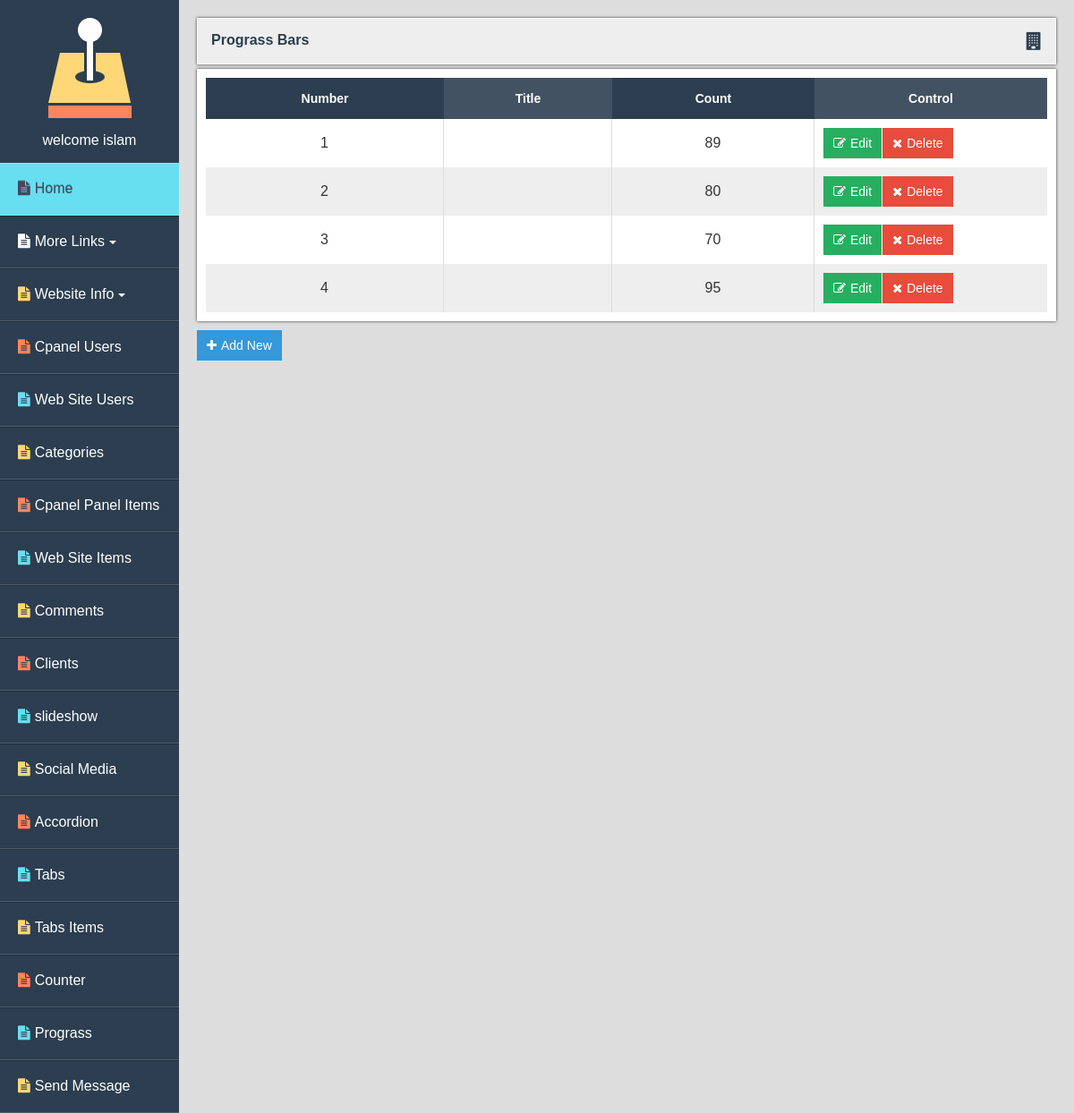
The app's page /admin/prograss.php (signed in) with its own data.
### tables this page shows
CREATE TABLE `prograss` (
  `id` int(11) NOT NULL,
  `name` varchar(50) NOT NULL,
  `count` int(11) NOT NULL,
  `activity` tinyint(4) NOT NULL
);

### langs/english.php (called while the page is built, shortened)
<?php
function lang($phrase){
  return $lang[$phrase];
};
?>

### functions/functions.php (called while the page is built, shortened)
<?php
Function sql($sql,$fetch){
  global $con;
  $stmt = $con->prepare($sql);
  $stmt->execute();
  if ($fetch !== ""){
  $data = $stmt->$fetch();
  return $data;
  }
}
?>

### admin/prograss.php (the view, shortened to what this page needs)
<?php
include "init.php";
if(isset($_SESSION['username'])){
$do = isset($_GET['do'])?$_GET['do'] : 'manage';
?>
<section class="main-section box box-5">
<div class="view-data">
  <div class="page-container">
  <?php
if($do =='manage'){
echo "<h3 class='table-title'><span>Prograss Bars</span><i class='fa fa-building' aria-hidden='true'></i></h3>";
  $select = sql("SELECT * FROM prograss ORDER By id DESC ","fetchAll");
?>
<table class="table">
<thead>
  <tr>
    <th>Number</th>
    <th>Title</th>
    <th>Count</th>
    <th>Control</th>
  </tr>
    </thead>
          <?php
          $num = 1;
          foreach ($select as $selectview) {
            echo "<tr>";
            echo "<td>$num</td>";
            echo "<td>$selectview[title]</td>";
            echo "<td>$selectview[count]</td>";
            echo "<td><a href='?do=edit&id=$selectview[id]' class='start-btn green'><i class='fa fa-edit'></i>";?><?php echo lang('EDIT') ?><?php echo "</a>
            <a href='?do=delete&id=$selectview[id]' class='confirm start-btn orangered confirm'><i class='fa fa-close'></i>";?><?php echo lang('DELETEBTN') ?><?php echo "</a></td>";
            $num++;
           }
            echo"</tr>";
          ?>
        </table>
        <a href="?do=add" class="start-btn blue add"><i class="fa fa-plus"></i><?php echo lang('ADDNEW') ?></a>
<?php
}
else{
$Msg = '<div class="alert alert-danger">Error</div>';
redirect($Msg,'back');
}
}else{
  $Msg ="You Must Login";
  redirect($Msg);
}
echo"</div>";
echo"</div>";
echo"</section>";
include "$str/footer.php";
?>

### admin/includes/structures/header.php (shortened to what this page needs)
<html>
<head>
  <link rel="stylesheet" href="<?php echo"$css" ?>/start.css" />
  <link rel="stylesheet" href="<?php echo"$css" ?>/style.css" />
  <link rel="stylesheet" href="<?php echo"$css" ?>/animate.css" />
  <link rel="stylesheet" href="<?php echo"$css" ?>/font-awesome.min.css" />
</head>
<body>
<main class="start">
<div class="dashboard row row-medium">

### admin/init.php (shortened to what this page needs)
<?php
include "../config.php";
$str="includes/structures";
$css="layout/css";
$img="layout/images";
$fn="../functions";
$lang="../langs";
include "$lang/english.php";
include "$fn/functions.php";
if (!isset($noHeader)){
include "$str/header.php";
}
if (!isset($noNavbar)){
include "$str/nav.php";
}
?>

### admin/includes/structures/nav.php (shortened to what this page needs)
<aside class="box box-1">
<nav>
      <a class="admin-logo" href="dashboard.php"><img src="<?php echo"$img/logo.png" ?>" /></a>
        <?php
        if(isset($_SESSION['username'])){
        echo "<p class='welcome'>welcome $_SESSION[username]<p/>";
        }else{
          header('Location:index.php');
          exit();
        }
        ?>
        <ul class="admin-nav">
        <li class="nav-active"><a href="dashboard.php" class="homepage"><i class="fa fa-file-text" aria-hidden="true"></i><?php echo lang('INDEX') ?></a></li>
        <li>
        <a role="button" aria-haspopup="true" aria-expanded="false"><i class="fa fa-file-text" aria-hidden="true"></i>More Links<span class="caret"></span></a>
        </li>
        <li>
        <a><i class="fa fa-file-text" aria-hidden="true"></i>Website Info<span class="caret"></span></a>
        </li>
        <li><a data-table="users" data-folder="cp-users" class="link"><i class="fa fa-file-text" aria-hidden="true"></i><?php echo lang('CONTROLPANELUSERS') ?></a></li>
        <li><a data-table="users" data-folder="ws-users" class="link"><i class="fa fa-file-text" aria-hidden="true"></i><?php echo lang('WEBSITEUSERS') ?></a></li>
        <li><a data-table="categories" data-folder="categories" class="link"><i class="fa fa-file-text" aria-hidden="true"></i><?php echo lang('CATEGORIES') ?></a></li>
        <li><a data-table="items" data-folder="cp-items" class="link"><i class="fa fa-file-text" aria-hidden="true"></i><?php echo lang('CONTROLPANELITEMS') ?></a></li>
        <li><a data-table="items" data-folder="ws-items" class="link"><i class="fa fa-file-text" aria-hidden="true"></i><?php echo lang('WEBSITEITEMS') ?></a></li>
        <li><a data-table="comments" data-folder="comments" class="link"><i class="fa fa-file-text" aria-hidden="true"></i><?php echo lang('COMMENTS') ?></a></li>
        <li><a data-table="clients" data-folder="clients" class="link"><i class="fa fa-file-text" aria-hidden="true"></i><?php echo lang('CLIENTS') ?></a></li>
        <li><a data-table="slideshow" data-folder="slideshow" class="link"><i class="fa fa-file-text" aria-hidden="true"></i><?php echo lang('SLIDESHOW') ?></a></li>
        <li><a data-table="socialmedia" data-folder="socialmedia" class="link"><i class="fa fa-file-text" aria-hidden="true"></i><?php echo lang('SOCIALMEDIA') ?></a></li>
        <li><a data-table="accordion" data-folder="accordion" class="link"><i class="fa fa-file-text" aria-hidden="true"></i><?php echo lang('ACCORDION') ?></a></li>
        <li><a data-table="tabs" data-folder="tabs" class="link"><i class="fa fa-file-text" aria-hidden="true"></i><?php echo lang('TABS') ?></a></li>
        <li><a data-table="tabsitems" data-folder="tabs-items" class="link"><i class="fa fa-file-text" aria-hidden="true"></i><?php echo lang('TABSITEMS') ?></a></li>
        <li><a data-table="counter" data-folder="counter" class="link"><i class="fa fa-file-text" aria-hidden="true"></i><?php echo lang('COUNTER') ?></a></li>
        <li><a data-table="prograss" data-folder="prograss" class="link"><i class="fa fa-file-text" aria-hidden="true"></i><?php echo lang('PROGRASS') ?></a></li>
        <li><a data-table="message" data-folder="message"  class="link"><i class="fa fa-file-text" aria-hidden="true"></i><?php echo lang('MESSAGE') ?></a></li>
        </ul>
</nav>
</aside>

### admin/includes/structures/footer.php (shortened to what this page needs)
</main>
</body>
</html>

### admin/layout/css/start.css (style rules this page uses)
* { box-sizing: border-box; padding: 0px; margin: 0px; }
body { font-family: sans-serif; color: #333; }
ul, li { list-style: none; }
a { color: #3498db; text-decoration: none; }
p { color: #444; line-height: 30px; }
.start-btn { color: #fff; padding: 8px 16px; border: none; font-size: 16px; margin: 5px 5px 5px 0px; cursor: pointer; }
.blue { background-color: #3498db; border: 1px solid #3498db; }
.green { background: #27ae60; border: 1px solid #27ae60; }
.orangered { background: #e74c3c; border: 1px solid #e74c3c; }
.start .row { display: flex; display: -webkit-flex; flex-flow: row nowrap; -ms-flex-flow: row nowrap; -webkit-flex-flow: row nowrap; width: 100%; }
.start .box { border: 1px solid #ddd; padding: 10px; }
.start .row:first-child .box { border-bottom: none; }
.start .box:first-child { border-left: 1px solid #ddd; }
.start .row:last-child .box { border-bottom: 1px solid #ddd; }
.start .box-1 { -webkit-flex: 1; -ms-flex: 1; flex: 1; }
.start .box-5 { -webkit-flex: 5; -ms-flex: 5; flex: 5; }

### admin/layout/css/style.css (style rules this page uses)
body,html { height: 100%; }
.start { height: 100%; }
.start .box { padding: 0px; border: none !important; }
.admin-logo { display: block; margin: 20px auto 10px auto; }
main { display: block; min-height: 100%; }
.dashboard { display: table; min-height: 100%; }
.main-section { display: table-cell; min-height: 100%; background: #dddddd; }
aside { display: table-cell; background: #2c3e50; min-height: 100%; }
nav { display: flex; flex-flow: column; }
nav ul li a { color: #fff; padding: 20px; display: block; box-shadow: 0px 1px 0px rgba(0,0,0,.25); border-bottom: 1px solid rgba(255,255,255,.16); }
nav ul .nav-active { text-shadow: rgba(0,0,0,.25) 0 -1px 0; background: linear-gradient(rgba(255,255,255,.1),rgba(0,0,0,.25)); box-shadow: rgba(0,0,0,.25) 0 1px 0, inset rgba(255,255,255,.16) 0 1px 0; }
nav > ul > li:first-child { background:#67dff0; color: #434a5d; }
nav > ul > li:first-child a { color: #434a5d; }
nav > ul > li a i { margin-right: 5px; }
nav ul > li:nth-child(3n+2) a i { color: #fff; }
nav ul > li:nth-child(3n+3) a i { color: #ffd777; }
nav ul > li:nth-child(3n+4) a i { color: #ff855c; }
nav ul > li:nth-child(3n+5) a i { color: #67dff0; }
.table-title { background: #eee; padding: 15px; color: #2c3e50; font-size: 16px; text-transform:capitalize; margin: 0px auto 5px auto; box-shadow: 0px 0px 3px #333; border: 1px solid #fff; display: flex; display: -webkit-flex; flex-flow: row nowrap; -ms-flex-flow: row nowrap; -webkit-flex-flow: row nowrap; justify-content: space-between; }
.table-title i { font-size: 20px; display: block; color: #2c3e50; }
.view-data { padding: 10px; }
.welcome { color: #fff; text-align: center; margin-bottom: 10px; }
.table { width: 100%; background: #fff; border-spacing: 0; padding: 10px 10px 10px 10px; box-shadow: 0px 0px 3px #333; }
.page-container { padding: 10px; }
.table thead th { padding: 15px; color: #fff; font-size: 14px; }
.table thead { background: #2c3e50; }
.table thead th:last-child { width: 260px; }
.table thead th:nth-child(even) { background: rgba(255, 255, 255, 0.1); }
.table tr td { text-align: center; border-right: 1px solid #ddd; padding: 10px; }
.table tr td:last-child { border-right:none; }
.table tr:nth-child(even) { background-color: #eeeeee; }
.add { margin:10px 0px !important; }
.start-btn { margin: 0px 0px 0px 5px; display: inline-block; font-size: 14px; }
td .start-btn { float: left; }
.start-btn { margin: 0px 1px 0px 0px; padding: 8px 10px; }
.start-btn .fa { margin-right: 5px; }
.admin-nav a { cursor: pointer; }
.caret { display: inline-block; width: 0; height: 0; margin-left: 2px; vertical-align: middle; border-top: 4px dashed; border-right: 4px solid transparent; border-left: 4px solid transparent; margin-left: 5px; }

### records on screen
prograss: count "89"
prograss: count "80"
prograss: count "70"
prograss: count "95"

### other values on screen
$_SESSION[username] "islam"
lang('INDEX') "Home"
lang('CONTROLPANELUSERS') "Cpanel Users"
lang('WEBSITEUSERS') "Web Site Users"
lang('CATEGORIES') "Categories"
lang('CONTROLPANELITEMS') "Cpanel Panel Items"
lang('WEBSITEITEMS') "Web Site Items"
lang('COMMENTS') "Comments"
lang('CLIENTS') "Clients"
lang('SLIDESHOW') "slideshow"
lang('SOCIALMEDIA') "Social Media"
lang('ACCORDION') "Accordion"
lang('TABS') "Tabs"
lang('TABSITEMS') "Tabs Items"
lang('COUNTER') "Counter"
